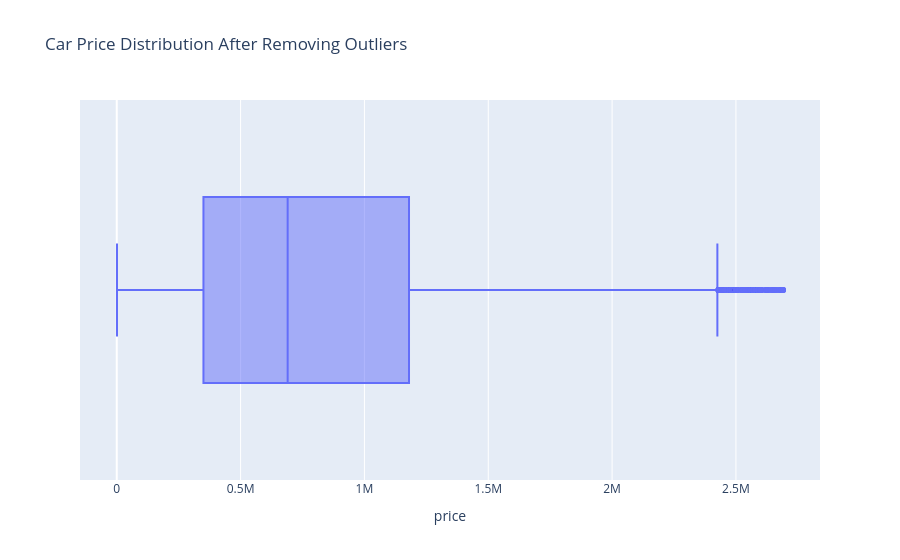

The code cell stored with this chart in its notebook:
### Code cell
fig = px.box(
    df,
    x='price',
    title='Car Price Distribution After Removing Outliers'
)

fig.show()

### Figure 1 — Plotly figure (JSON) as saved in the notebook; plotly's stock layout.template omitted (floating-point values rounded to 4 significant figures; data arrays with more than 128 entries replaced by an {"elided": "..."} marker saying what was removed)
{"data": [{"alignmentgroup": "True", "hovertemplate": "price=%{x}<extra></extra>", "legendgroup": "", "marker": {"color": "#636efa"}, "name": "", "notched": false, "offsetgroup": "", "orientation": "h", "showlegend": false, "type": "box", "x": {"elided": "20461 float values"}, "x0": " ", "xaxis": "x", "y0": " ", "yaxis": "y"}], "layout": {"boxmode": "group", "legend": {"tracegroupgap": 0}, "title": {"text": "Car Price Distribution After Removing Outliers"}, "xaxis": {"anchor": "y", "domain": [0, 1], "title": {"text": "price"}}, "yaxis": {"anchor": "x", "domain": [0, 1]}}}
